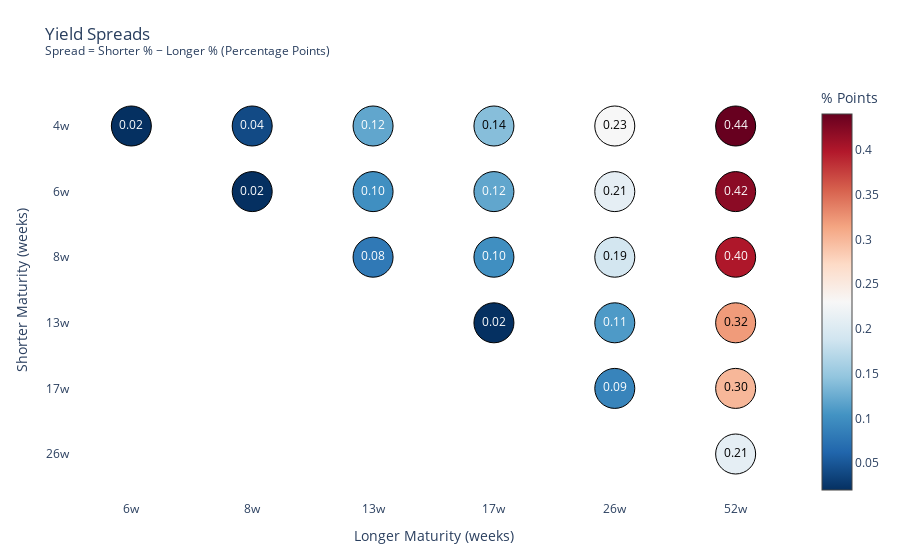

Write notebook code for a chart like this one.
### Markdown cell above
## Heatmap of Treasury Yield Spreads

### Code cell
plot_spreads_heatmap(
    maturities=maturities,
    yields=yields,
    title="Yield Spreads",
    subtitle="Spread = Shorter % − Longer % (Percentage Points)",
    colorscale="RdBu",
    marker_size=40,
    text_size=12,
    show_values=True,
)

### Figure 1 — Plotly figure (JSON) as saved in the notebook; plotly's stock layout.template omitted (floating-point values rounded to 4 significant figures)
{"data": [{"customdata": [[4.36, 4.34, 0.02], [4.36, 4.32, 0.04], [4.36, 4.24, 0.12], [4.36, 3.92, 0.44], [4.34, 4.32, 0.02], [4.34, 4.24, 0.1], [4.34, 4.22, 0.12], [4.34, 3.92, 0.42], [4.32, 4.24, 0.08], [4.32, 4.22, 0.1], [4.32, 3.92, 0.4], [4.24, 4.22, 0.02], [4.24, 4.13, 0.11], [4.22, 4.13, 0.09]], "hovertemplate": "Shorter: %{customdata[0]:.2f} %<br>Longer: %{customdata[1]:.2f} %<extra></extra>", "marker": {"cmax": 0.44, "cmin": 0.02, "color": [0.02, 0.04, 0.12, 0.44, 0.02, 0.1, 0.12, 0.42, 0.08, 0.1, 0.4, 0.02, 0.11, 0.09], "colorscale": [[0, "rgb(103,0,31)"], [0.1, "rgb(178,24,43)"], [0.2, "rgb(214,96,77)"], [0.3, "rgb(244,165,130)"], [0.4, "rgb(253,219,199)"], [0.5, "rgb(247,247,247)"], [0.6, "rgb(209,229,240)"], [0.7, "rgb(146,197,222)"], [0.8, "rgb(67,147,195)"], [0.9, "rgb(33,102,172)"], [1, "rgb(5,48,97)"]], "line": {"color": "black", "width": 1}, "reversescale": true, "showscale": false, "size": 40}, "mode": "markers+text", "showlegend": false, "text": ["0.02", "0.04", "0.12", "0.44", "0.02", "0.10", "0.12", "0.42", "0.08", "0.10", "0.40", "0.02", "0.11", "0.09"], "textfont": {"color": "white", "size": 12}, "textposition": "middle center", "type": "scatter", "x": [1, 2, 3, 6, 2, 3, 4, 6, 3, 4, 6, 4, 5, 5], "y": [0, 0, 0, 0, 1, 1, 1, 1, 2, 2, 2, 3, 3, 4]}, {"customdata": [[4.36, 4.22, 0.14], [4.36, 4.13, 0.23], [4.34, 4.13, 0.21], [4.32, 4.13, 0.19], [4.24, 3.92, 0.32], [4.22, 3.92, 0.3], [4.13, 3.92, 0.21]], "hovertemplate": "Shorter: %{customdata[0]:.2f} %<br>Longer: %{customdata[1]:.2f} %<extra></extra>", "marker": {"cmax": 0.44, "cmin": 0.02, "color": [0.14, 0.23, 0.21, 0.19, 0.32, 0.3, 0.21], "colorbar": {"title": {"text": "% Points"}}, "colorscale": [[0, "rgb(103,0,31)"], [0.1, "rgb(178,24,43)"], [0.2, "rgb(214,96,77)"], [0.3, "rgb(244,165,130)"], [0.4, "rgb(253,219,199)"], [0.5, "rgb(247,247,247)"], [0.6, "rgb(209,229,240)"], [0.7, "rgb(146,197,222)"], [0.8, "rgb(67,147,195)"], [0.9, "rgb(33,102,172)"], [1, "rgb(5,48,97)"]], "line": {"color": "black", "width": 1}, "reversescale": true, "showscale": true, "size": 40}, "mode": "markers+text", "showlegend": false, "text": ["0.14", "0.23", "0.21", "0.19", "0.32", "0.30", "0.21"], "textfont": {"color": "black", "size": 12}, "textposition": "middle center", "type": "scatter", "x": [4, 5, 5, 5, 6, 6, 6], "y": [0, 0, 1, 2, 3, 4, 5]}], "layout": {"margin": {"b": 60, "l": 70, "r": 20, "t": 80}, "plot_bgcolor": "white", "title": {"text": "Yield Spreads<br><sup>Spread = Shorter % − Longer % (Percentage Points)</sup>"}, "xaxis": {"tickmode": "array", "ticktext": ["4w", "6w", "8w", "13w", "17w", "26w", "52w"], "tickvals": [0, 1, 2, 3, 4, 5, 6], "title": {"text": "Longer Maturity (weeks)"}}, "yaxis": {"autorange": "reversed", "tickmode": "array", "ticktext": ["4w", "6w", "8w", "13w", "17w", "26w", "52w"], "tickvals": [0, 1, 2, 3, 4, 5, 6], "title": {"text": "Shorter Maturity (weeks)"}}}}
